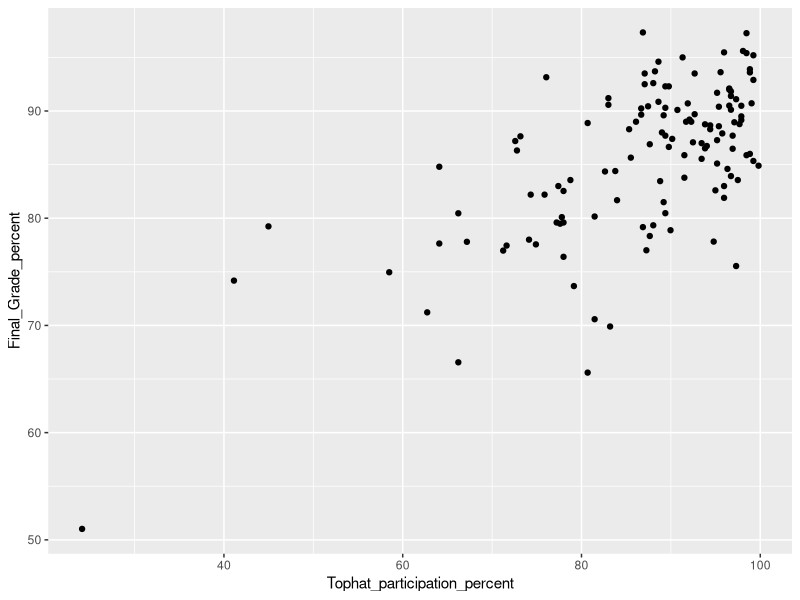
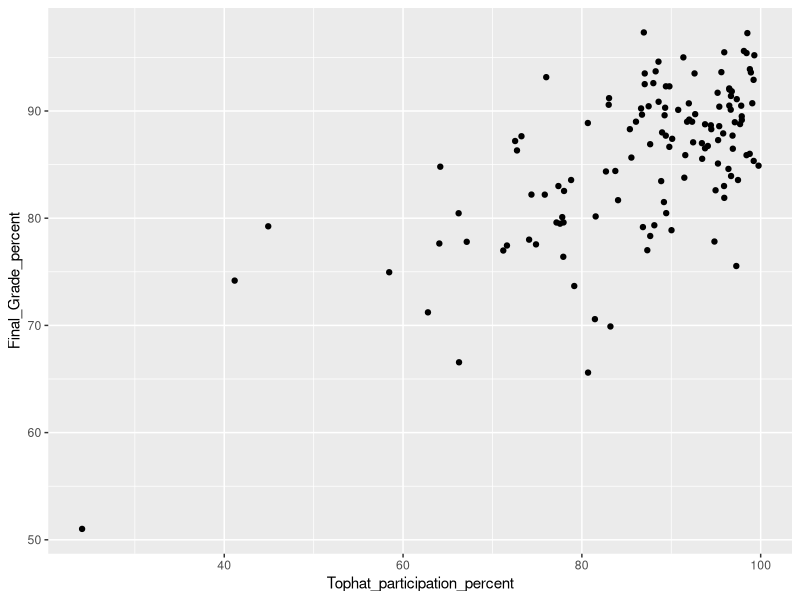
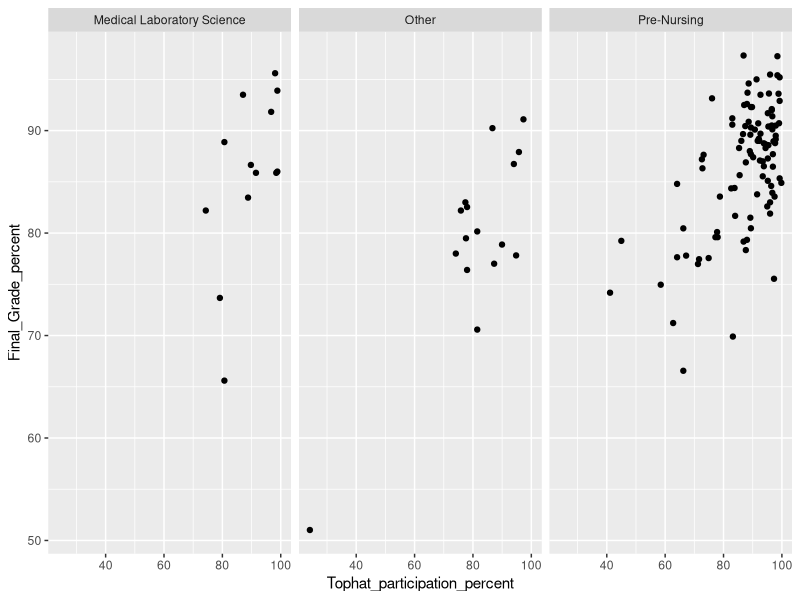
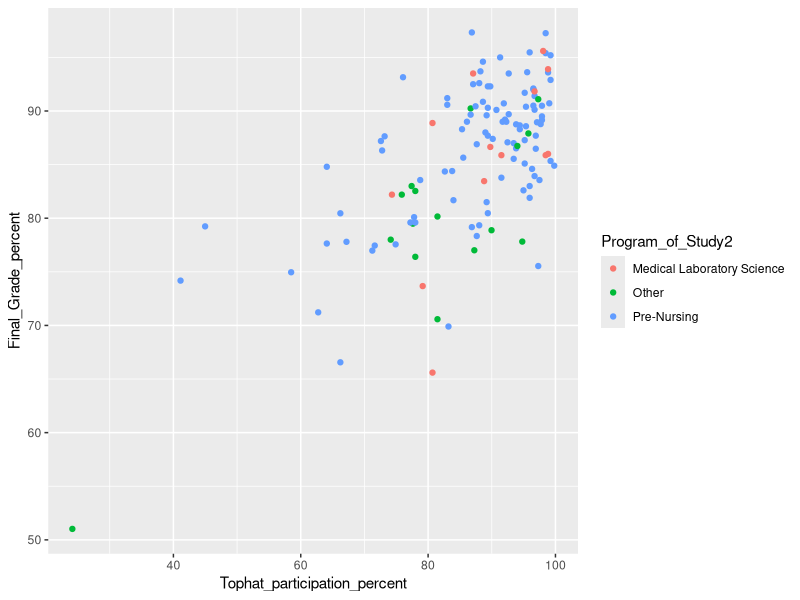
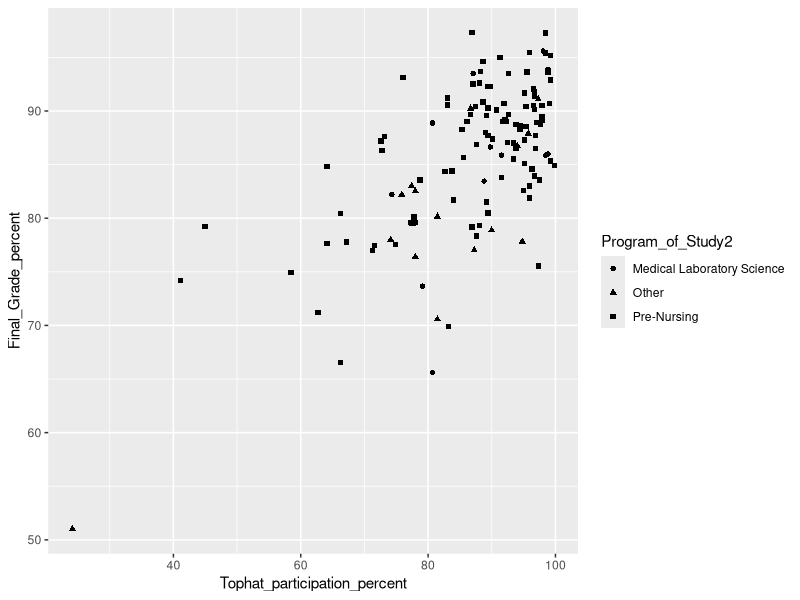
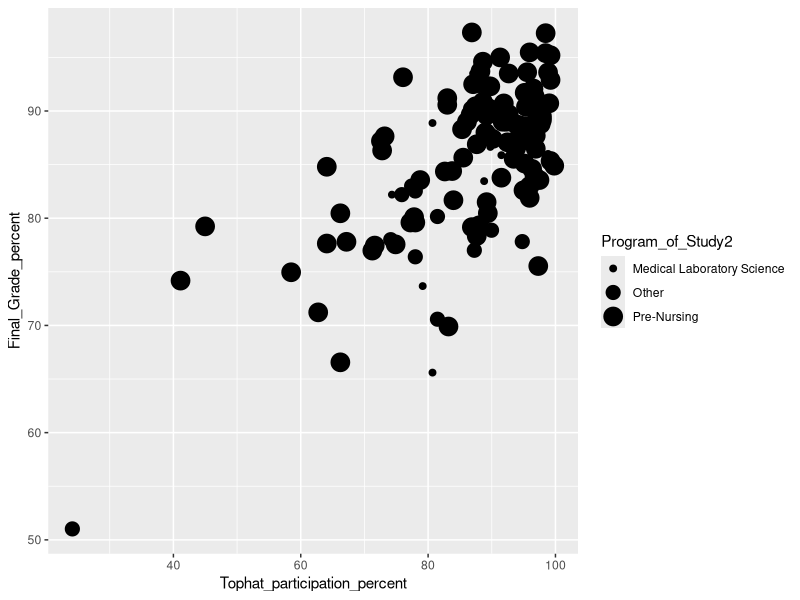
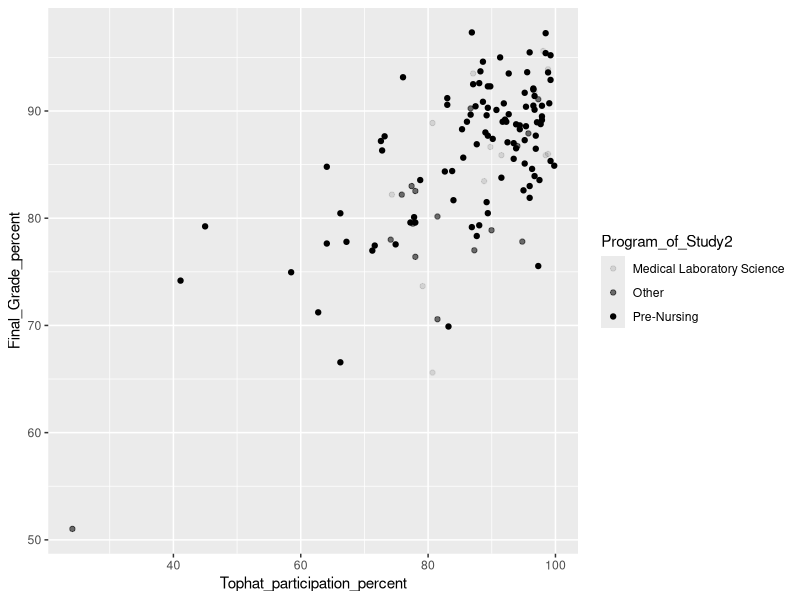
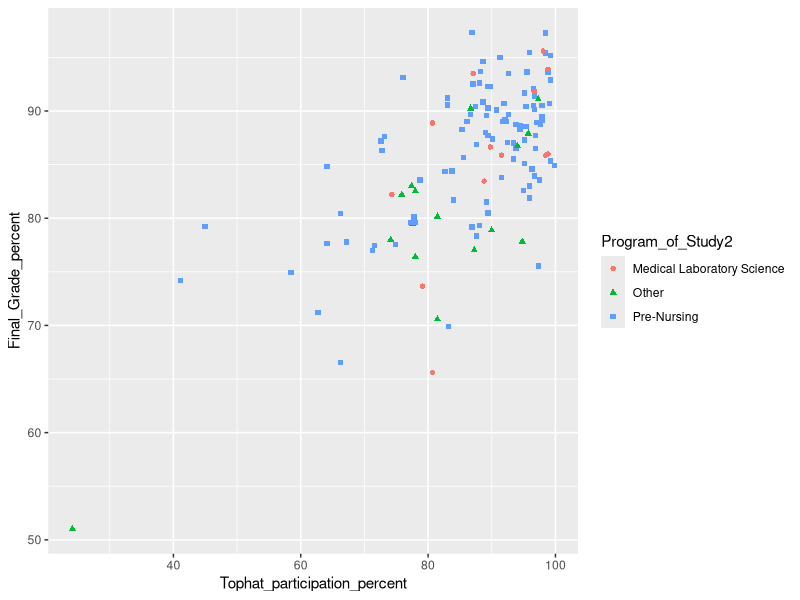

Here is the R script that generated these plots, in order:
## ---- chunk 1
# Setup working directory for the assignment
setwd("C:/Users/mdsaifur.rahman.1/Desktop/Spring 2021/EFR 535/Code R")
## ---- chunk 2
# install and load "tidyverse" package to work with ggplot2
#install.packages("tidyverse")
library(tidyverse)
#load "tibble" package to see data in tibble format!
library(tibble)
## ---- chunk 3
library(readxl)
Data <- read_excel("EFR 535 Assign 2 - Data Tophat - Jan 18 2018.xls", 
    na = "NA")
View(Data)
attach(Data)
## ---- chunk 4
#Examine the Tophat data set with a tibble
Data
# same previous task but using as_tibble() function from "tibble" package
as_tibble(Data)
## ---- chunk 5
# Average and range of Tophat participation percent column
mean(Tophat_participation_percent)
range(Tophat_participation_percent)
# Average and range of Final Grade percent
mean(Final_Grade_percent)
range(Final_Grade_percent)
## ---- chunk 6
#  A Scatter plot comparing Tophat participation percent ( in x axis) and Final Grade percent (in y axis)
ggplot(data = Data) + geom_point( mapping = aes(x = Tophat_participation_percent, y = Final_Grade_percent))
## ---- chunk 7
# There is a little difference in positioning of the dots in the scatter plot after adding "jitter" that is ignorable.This means the position of these values are mostly unique. There are a few values with the same or almost same position in this coordinate system with the given data. Most have different positioning values.  
ggplot(data = Data) + geom_point( mapping = aes(x = Tophat_participation_percent, y = Final_Grade_percent), position = "jitter")
## ---- chunk 8
# facets
ggplot(data = Data) + geom_point( mapping = aes(x = Tophat_participation_percent, y = Final_Grade_percent)) + facet_wrap(~Program_of_Study2)
# This facet_warp() divide the single scatterplot and present the same data in a group of scatter plots based on number of groups find in the "Program_of_Study2" variable. In the Program_of_Study2 variable there are 3 groups (i) Medical Laboratory Science, (ii) Pre-Nursing, and (iii) Other. Most students are from the Pre-nursing group and their final grade percent increases according to the increase in the Tophat participation percent.  
## ---- chunk 9
#  based on color
ggplot(data = Data) + geom_point( mapping = aes(x = Tophat_participation_percent, y = Final_Grade_percent, color = Program_of_Study2))
# based on shape
ggplot(data = Data) + geom_point( mapping = aes(x = Tophat_participation_percent, y = Final_Grade_percent, shape = Program_of_Study2))
# based on size
ggplot(data = Data) + geom_point( mapping = aes(x = Tophat_participation_percent, y = Final_Grade_percent, size = Program_of_Study2))
# based on transparency
ggplot(data = Data) + geom_point( mapping = aes(x = Tophat_participation_percent, y = Final_Grade_percent, alpha = Program_of_Study2))
# From this four aesthetics my preference is "color" (when work with one aesthetic). Color makes this scatterplot more presentable. This also help me to differentiate the type of color(which color means what) by providing a legend.
## ---- chunk 10
# Sometimes multiple aesthetics make a graph more presentable. I am using the "color" and "shape" aesthetics here. Different color and different shape to plot the data, make this graph more understandable and presentable.  
ggplot(data = Data) + geom_point( mapping = aes(x = Tophat_participation_percent, y = Final_Grade_percent, color = Program_of_Study2, shape = Program_of_Study2))

## ---- chunk 11
# Presentation of data in a graph by using a smooth line.
ggplot(data = Data) + geom_smooth( mapping = aes(x = Tophat_participation_percent, y = Final_Grade_percent))
# Make the same above code more efficient by using a global mapping of the x- and y-axis
ggplot(data = Data, mapping = aes(x = Tophat_participation_percent, y = Final_Grade_percent)) + geom_smooth()
## ---- chunk 12
# I prefer to use classic theme because this is clean!
ggplot(data = Data, mapping = aes(x = Tophat_participation_percent, y = Final_Grade_percent)) + geom_smooth() + theme_classic()
